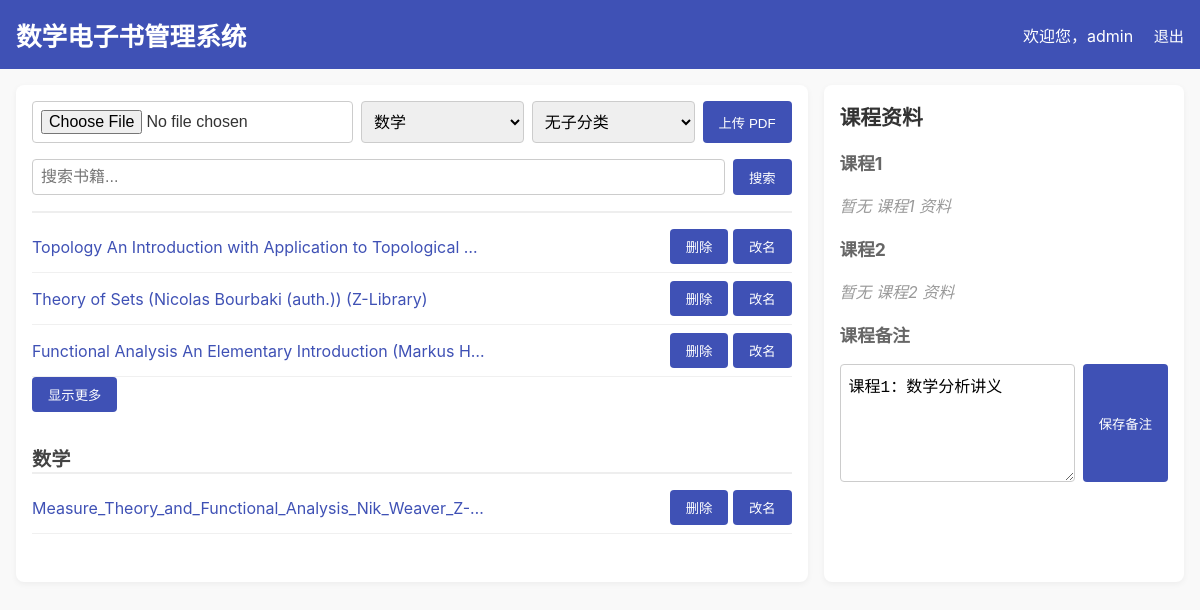
The page / (signed in) on the database its author committed.
### tables this page shows
CREATE TABLE books (
            id INTEGER PRIMARY KEY AUTOINCREMENT,
            title TEXT NOT NULL,
            filename TEXT NOT NULL UNIQUE
        , category TEXT DEFAULT '', sub_category TEXT);

CREATE TABLE course_note (
            id INTEGER PRIMARY KEY CHECK (id = 1),
            content TEXT
        );

### web.py (the view)
@app.route("/", methods=["GET", "POST"])
@login_required
def index():
    search_keyword = ""
    if request.method == "POST":
        search_keyword = request.form.get("search", "")
    books_by_category, course_books = get_books(search_keyword)
    note = get_note()
    return render_template("index.html", books_by_category=books_by_category,
                           course_books=course_books, course_note=note,
                           search_keyword=search_keyword)

### web.py (called while the page is built)
def login_required(f):
    @wraps(f)
    def decorated_function(*args, **kwargs):
        if not session.get('user_id'):
            return redirect(url_for('login'))
        return f(*args, **kwargs)
    return decorated_function

def get_note():
    conn = sqlite3.connect(DB_FILE)
    c = conn.cursor()
    c.execute("SELECT content FROM course_note WHERE id=1")
    row = c.fetchone()
    conn.close()
    return row[0] if row else ""

### templates/index.html (shortened to what this page needs)
<!DOCTYPE html>
<html lang="zh">
<head>
</head>
<body>
  <header>
    <h1>数学电子书管理系统</h1>
    <div class="auth-links">
      {% if session.get('user_id') %}
        <span>欢迎您，{{ session.get('username') }}</span>
        <a href="{{ url_for('logout') }}">退出</a>
      {% else %}
        <a href="{{ url_for('login') }}">登录</a>
        <a href="{{ url_for('register') }}">注册</a>
      {% endif %}
    </div>
  </header>
  <main>
    <section class="left-panel">
      {% if session.get('is_admin') %}
      <form action="/upload" method="post" enctype="multipart/form-data">
        <input type="file" name="file" required />
        <select name="category" required>
          <option value="数学">数学</option>
        </select>
        <select name="sub_category">
          <option value="">无子分类</option>
        </select>
        <input type="submit" value="上传 PDF" />
      </form>
      {% endif %}
      <form method="post" action="/">
        <input type="text" name="search" placeholder="搜索书籍..." value="{{ search_keyword }}" />
        <input type="submit" value="搜索" />
      </form>
      {% for category, books in books_by_category.items() %}
        <div class="category">
          <div class="category-title">{{ category }}</div>
          {% for book in books[:3] %}
            <div class="book-item">
              <a class="pdf-link" href="{{ url_for('serve_pdf', filename=book.filename) }}" target="_blank">{{ book.title }}</a>
              {% if session.get('is_admin') %}
              <div>
                <form action="{{ url_for('delete_book', book_id=book.id) }}" method="get" style="display:inline;">
                  <button type="submit">删除</button>
                </form>
                <button onclick="showRenameForm({{ book.id }}, '{{ book.title|e }}')">改名</button>
              </div>
              {% endif %}
            </div>
          {% endfor %}
          {% if books|length > 3 %}
            <button id="btn-{{ loop.index }}" onclick="toggleMore({{ loop.index }})">显示更多</button>
          {% endif %}
        </div>
      {% endfor %}
    </section>
    <aside class="right-panel">
      <h2>课程资料</h2>
      {% for subcat in ["课程1", "课程2"] %}
        <h3>{{ subcat }}</h3>
        {% for book in course_books[subcat] %}
          <div class="book-item">
            <a class="pdf-link" href="{{ url_for('serve_pdf', filename=book.filename) }}" target="_blank">{{ book.title }}</a>
            {% if session.get('is_admin') %}
            <div>
              <form action="{{ url_for('delete_book', book_id=book.id) }}" method="get" style="display:inline;">
                <button type="submit">删除</button>
              </form>
              <button onclick="showRenameForm({{ book.id }}, '{{ book.title|e }}')">改名</button>
            </div>
            {% endif %}
          </div>
        {% else %}
          <p style="color:#999; font-style:italic;">暂无 {{ subcat }} 资料</p>
        {% endfor %}
      {% endfor %}
      {% if session.get('is_admin') %}
      <h3>课程备注</h3>
      <form action="{{ url_for('update_course_note') }}" method="post" class="course-note">
        <textarea name="course_note">{{ course_note|default('') }}</textarea>
        <input type="submit" value="保存备注" />
      </form>
      {% endif %}
    </aside>
  </main>
</body>
</html>

### templates/index.html (style rules this page uses)
body { font-family: -apple-system, BlinkMacSystemFont, 'Segoe UI', Roboto, 'Helvetica Neue', Arial, sans-serif; margin: 0; background-color: #f9f9f9; color: #333; }
header { background-color: #3f51b5; color: white; padding: 1rem; display: flex; justify-content: space-between; align-items: center; }
header h1 { margin: 0; font-size: 1.6rem; }
.auth-links a { color: white; margin-left: 1rem; text-decoration: none; font-size: 0.95rem; }
main { display: flex; gap: 1rem; padding: 1rem; }
.left-panel { flex: 3; background: white; padding: 1rem; border-radius: 8px; box-shadow: 0 2px 6px rgba(0, 0, 0, 0.05); }
.right-panel { flex: 2; background: white; padding: 1rem; border-radius: 8px; box-shadow: 0 2px 6px rgba(0, 0, 0, 0.05); }
form { display: flex; flex-wrap: wrap; gap: 0.5rem; margin-bottom: 1rem; }
input[type="text"], input[type="file"], select, textarea { flex: 1; padding: 0.5rem; border: 1px solid #ccc; border-radius: 4px; font-size: 1rem; }
input[type="submit"], button { padding: 0.5rem 1rem; background-color: #3f51b5; color: white; border: none; border-radius: 4px; cursor: pointer; }
.category { margin-bottom: 2rem; }
.category-title { font-size: 1.2rem; margin: 1rem 0 0.5rem; border-bottom: 2px solid #eee; font-weight: bold; color: #444; }
.book-item { display: flex; justify-content: space-between; align-items: center; padding: 0.5rem 0; border-bottom: 1px solid #f0f0f0; }
.pdf-link { max-width: 60%; white-space: nowrap; overflow: hidden; text-overflow: ellipsis; color: #3f51b5; text-decoration: none; }
.course-note { margin-top: 1rem; }
.course-note textarea { width: 100%; height: 100px; }
.right-panel h2 { margin-top: 0; font-size: 1.3rem; }
.right-panel h3 { margin-top: 1.2rem; font-size: 1.1rem; color: #666; }

### rows shown on the page
books: title "Topology An Introduction with Application to Topological…"
books: title "Theory of Sets (Nicolas Bourbaki (auth.)) (Z-Library)"
books: title "Functional Analysis An Elementary Introduction (Markus H…"
books: category "数学", title "Measure_Theory_and_Functional_Analysis_Nik_Weaver_Z-…"
course_note: course_note "课程1：数学分析讲义"

### other values the page prints
{{ session.get('username') }} "admin"
{{ subcat }} "课程1" "课程2"
